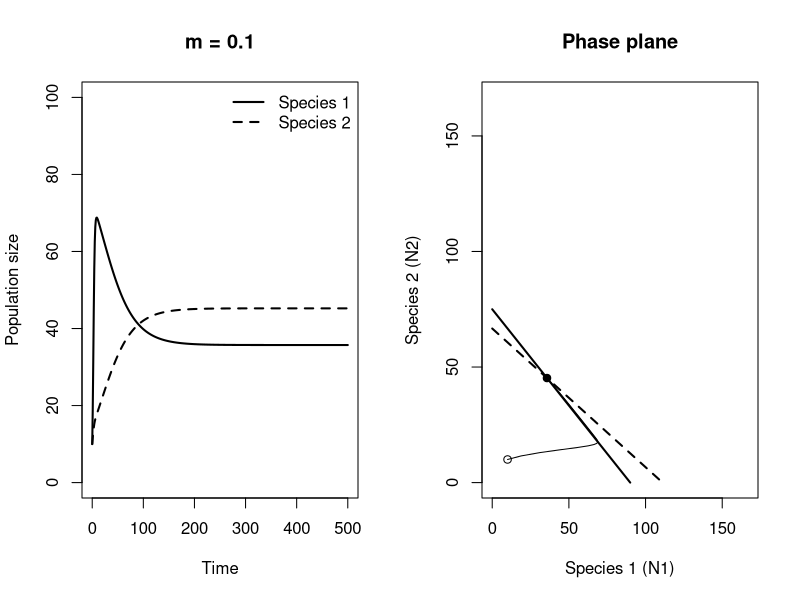

The R source for this figure:
## ---- chunk 1
# Model settings (try changing these)
m      <- 0.1    # removal rate (the same for both species)
r1     <- 1;    r2   <- 0.3     # intrinsic rates of increase
K1     <- 100;  K2   <- 100     # carrying capacities
alpha  <- 1.2   # effect of species 2 on species 1
beta   <- 0.6   # effect of species 1 on species 2
N1_start <- 10; N2_start <- 10
t_max  <- 500

##########################################################
# If you are unfamiliar with R, don't edit below this line!
##########################################################

library(deSolve)
competition <- function(t, N, p) {
  dN1 <- r1 * N[1] * (K1 - N[1] - alpha * N[2]) / K1 - m * N[1]
  dN2 <- r2 * N[2] * (K2 - N[2] - beta * N[1]) / K2 - m * N[2]
  list(c(dN1, dN2))
}
out <- ode(y = c(N1_start, N2_start), times = 0:t_max, func = competition, parms = NULL)
N1 <- out[, 2]; N2 <- out[, 3]

par(mfrow = c(1, 2))
plot(out[, 1], N1, type = "l", lwd = 2, ylim = c(0, max(K1, K2)),
     xlab = "Time", ylab = "Population size", main = paste("m =", m))
lines(out[, 1], N2, lwd = 2, lty = 2)
legend("topright", legend = c("Species 1", "Species 2"), lty = c(1, 2), lwd = 2, bty = "n")

# Effective carrying capacities and isoclines
K1_eff <- max(K1 * (1 - m / r1), 0)
K2_eff <- max(K2 * (1 - m / r2), 0)
lim <- max(K1, K2, K1 / alpha, K2 / beta)
plot(N1, N2, type = "l", xlim = c(0, lim), ylim = c(0, lim),
     xlab = "Species 1 (N1)", ylab = "Species 2 (N2)", main = "Phase plane")
lines(c(K1_eff, 0), c(0, K1_eff / alpha), lwd = 2)            # species 1 isocline
lines(c(0, K2_eff / beta), c(K2_eff, 0), lwd = 2, lty = 2)    # species 2 isocline
points(N1_start, N2_start); points(tail(N1, 1), tail(N2, 1), pch = 19)
par(mfrow = c(1, 1))

round(c(N1_end = tail(N1, 1), N2_end = tail(N2, 1),
        K1_effective = K1_eff, K2_effective = K2_eff), 1)
